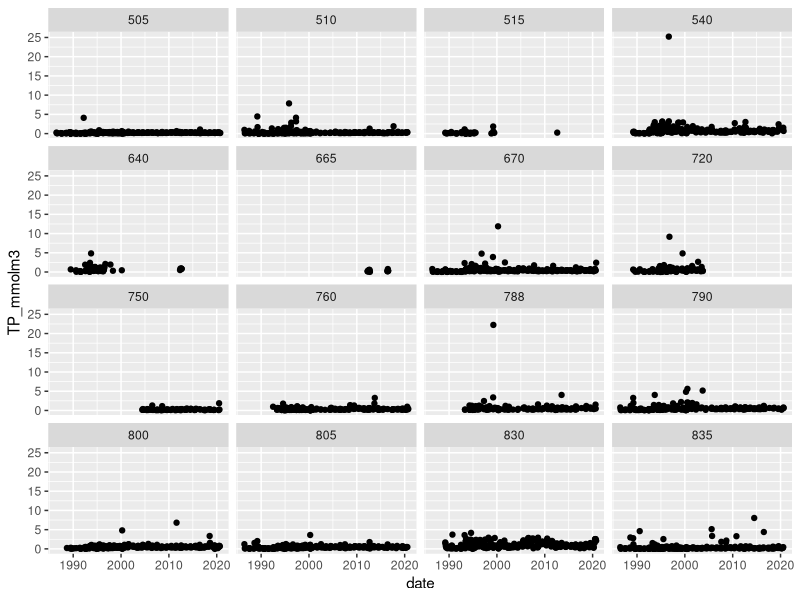
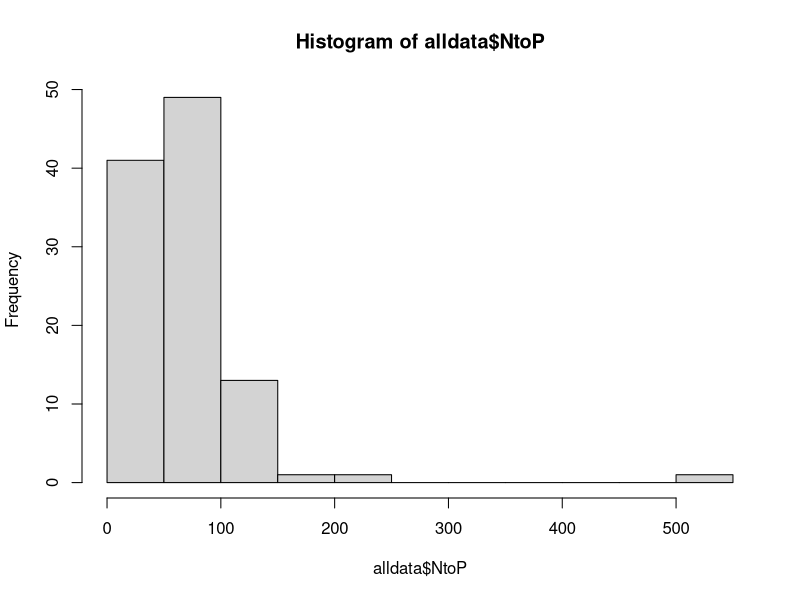

R code for these plots, in order: (Note: this script raises an error after producing the figures.)
# script to XXX
# modified from NKW's original version by WMW

library(tidyverse)
library(ggplot2)

alldata <- read.csv('./data/inflowchem_TNTPDOC_allstream_01Mar2021.csv')

alldata$date<-as.character(alldata$date)
alldata$date<-as.POSIXct(alldata$date, format="%Y-%m-%d")
alldata$year<-as.POSIXct(alldata$date, format="%Y")
ggplot(alldata, aes(x = date, y = TP_mmolm3)) +
  geom_point() +
  facet_wrap(~stream_no)

alldata$NtoP<-alldata$TN_mmolm3/alldata$TP_mmolm3
hist(alldata$NtoP)
mu<-mean(alldata$NtoP, na.rm = TRUE)  # Set the mean.
sigma<-sd(alldata$NtoP, na.rm = TRUE) # Set the standard deviation.

Boot_TP<-read.csv("./data/individual_inflows/Boot_Inflows_2021-03-16.csv", header=TRUE)

inflows<-as.numeric(c("505","790","830","788","510","540","800","835","805","670","760"))
inflowName<-c("i505", "i790", "i830", "i788","i510","i540","i800","i835","i805","i670","i760")

NtoP<-NA*numeric(length=nrow(Boot_TP))
n = 1000       # Number of random numbers to use.

for (i in 1:length(inflows)){
  for(j in 1:nrow(Boot_TP)){
    
    randNorm <- rnorm(n, mu, sigma) # Use rnorm function to generate random numbers from N:P distribution.
    TN_iteration<-Boot_TP[j,2+i]*randNorm[min(which(randNorm > 0))]
    NtoP[j]<-TN_iteration
  }
title<-paste(inflowName[i],"_TN", sep="")
assign(title,NtoP)
}

NtoP_Inflows<-as.data.frame(cbind(Boot_TP,i505_TN,
                                  i790_TN, i830_TN, i788_TN,
                                  i510_TN,i540_TN,i800_TN,i835_TN,i805_TN,i670_TN,i760_TN))

write.csv(x = NtoP_Inflows,file = paste0("./data/individual_inflows/TN_TP_Inflow_conc_boot_", Sys.Date(), ".csv"),
          row.names = FALSE, quote = FALSE)
i=1
### N and P fractions ## based on fractions described in prospectus draft to committee March 13 2017



ads<-NA*numeric(length=length(NtoP_Inflows$i505_TP))
frp<-NA*numeric(length=length(NtoP_Inflows$i505_TP))
pop<-NA*numeric(length=length(NtoP_Inflows$i505_TP))
dop<-NA*numeric(length=length(NtoP_Inflows$i505_TP))

for (i in 1:length(inflows)){
  for(j in 1:nrow(NtoP_Inflows)){
    TPindex<-NtoP_Inflows[j,(1+i)]
    adsindex<-TPindex*0.5
    frpindex<-TPindex*0.0295
    popindex<-TPindex*0.327
    dopindex<-TPindex*0.1435
    
    ads[j]<-adsindex
    frp[j]<-frpindex
    pop[j]<-popindex
    dop[j]<-dopindex
  }
  title1<-paste(inflowName[i],"_PHS_ads", sep="")
  assign(title1,ads)
  title2<-paste(inflowName[i],"_PHS_frp", sep="")
  assign(title2,frp)
  title3<-paste(inflowName[i],"_OGM_pop", sep="")
  assign(title3,pop)
  title4<-paste(inflowName[i],"_OGM_dop", sep="")
  assign(title4,dop)
}

NtoP_Inflows_frac<-as.data.frame(cbind(NtoP_Inflows,
                                       i505_PHS_ads,i505_PHS_frp,i505_OGM_pop,i505_OGM_dop,
                                       i790_PHS_ads,i790_PHS_frp,i790_OGM_pop,i790_OGM_dop,
                                       i830_PHS_ads,i830_PHS_frp,i830_OGM_pop,i830_OGM_dop,
                                       i788_PHS_ads,i788_PHS_frp,i788_OGM_pop,i788_OGM_dop,
                                       i510_PHS_ads,i510_PHS_frp,i510_OGM_pop,i510_OGM_dop,
                                       i540_PHS_ads,i540_PHS_frp,i540_OGM_pop,i540_OGM_dop,
                                       i800_PHS_ads,i800_PHS_frp,i800_OGM_pop,i800_OGM_dop,
                                       i835_PHS_ads,i835_PHS_frp,i835_OGM_pop,i835_OGM_dop,
                                       i805_PHS_ads,i805_PHS_frp,i805_OGM_pop,i805_OGM_dop,
                                       i670_PHS_ads,i670_PHS_frp,i670_OGM_pop,i670_OGM_dop,
                                       i760_PHS_ads,i760_PHS_frp,i760_OGM_pop,i760_OGM_dop))

nit<-NA*numeric(length=length(NtoP_Inflows$i505_TN))
amm<-NA*numeric(length=length(NtoP_Inflows$i505_TN))
pon<-NA*numeric(length=length(NtoP_Inflows$i505_TN))
don<-NA*numeric(length=length(NtoP_Inflows$i505_TN))

for (i in 1:length(inflows)){
  for(j in 1:nrow(NtoP_Inflows)){
    TPindex<-NtoP_Inflows[j,(13+i)]
    nitindex<-TPindex*0.1
    ponindex<-TPindex*0.4
    nit[j]<-nitindex
    amm[j]<-nitindex
    pon[j]<-ponindex
    don[j]<-ponindex
  }
  title1<-paste(inflowName[i],"_NIT_nit", sep="")
  assign(title1,nit)
  title2<-paste(inflowName[i],"_NIT_amm", sep="")
  assign(title2,amm)
  title3<-paste(inflowName[i],"_OGM_pon", sep="")
  assign(title3,pon)
  title4<-paste(inflowName[i],"_OGM_don", sep="")
  assign(title4,don)
}

NtoP_Inflows_fracNP<-as.data.frame(cbind(NtoP_Inflows_frac,
                                         i505_NIT_nit,i505_NIT_amm,i505_OGM_pon,i505_OGM_don,
                                         i790_NIT_nit,i790_NIT_amm,i790_OGM_pon,i790_OGM_don,
                                         i830_NIT_nit,i830_NIT_amm,i830_OGM_pon,i830_OGM_don,
                                         i788_NIT_nit,i788_NIT_amm,i788_OGM_pon,i788_OGM_don,
                                         i510_NIT_nit,i510_NIT_amm,i510_OGM_pon,i510_OGM_don,
                                         i540_NIT_nit,i540_NIT_amm,i540_OGM_pon,i540_OGM_don,
                                         i800_NIT_nit,i800_NIT_amm,i800_OGM_pon,i800_OGM_don,
                                         i835_NIT_nit,i835_NIT_amm,i835_OGM_pon,i835_OGM_don,
                                         i805_NIT_nit,i805_NIT_amm,i805_OGM_pon,i805_OGM_don,
                                         i670_NIT_nit,i670_NIT_amm,i670_OGM_pon,i670_OGM_don,
                                         i760_NIT_nit,i760_NIT_amm,i760_OGM_pon,i760_OGM_don))

write.csv(x = NtoP_Inflows_fracNP,file = paste0("./data/individual_inflows/TN_TP_Inflow_conc_fracNP_boot_", Sys.Date(), ".csv"),
          row.names = FALSE, quote = FALSE)
# STOP HERE WW ###
#######################################################################################################################################################

## N AND P LOADS ##
### TP load ###
#setwd('/Users/nicoleward/Documents/VirginiaTech/GLM/Sunapee_GLM/inflow model')
files<-list.files("./data/individual_inflows/", pattern = "*totalinflow_temp_2021-03-17.csv")

flowdata <- do.call(rbind,lapply(paste0("./data/individual_inflows/", files), read.csv))

#flowdata$date<-as.character(flowdata$date)
flowdata$date<-as.Date(flowdata$date)

require(plyr); require(lubridate)
flowdata<-mutate(flowdata, date1 = ymd(date), year = year(date1))


tpload505_mg<-rep(NA,length=nrow(Boot_TP))
tpload790_mg<-rep(NA,length=nrow(Boot_TP))
tpload805_mg<-rep(NA,length=nrow(Boot_TP))
tpload830_mg<-rep(NA,length=nrow(Boot_TP))
tpload788_mg<-rep(NA,length=nrow(Boot_TP))
tnload505_mg<-rep(NA,length=nrow(Boot_TP))
tnload790_mg<-rep(NA,length=nrow(Boot_TP))
tnload805_mg<-rep(NA,length=nrow(Boot_TP))
tnload830_mg<-rep(NA,length=nrow(Boot_TP))
tnload788_mg<-rep(NA,length=nrow(Boot_TP))
date_load<-rep(NA,length=nrow(Boot_TP))
loads<-cbind(date_load,tpload505_mg,tpload790_mg,tpload805_mg,tpload830_mg,tpload788_mg,
             tnload505_mg,tnload790_mg,tnload805_mg,tnload830_mg,tnload788_mg)
loads<-as.data.frame(loads)


for (i in 1:5){
  for (j in 1:nrow(Boot_TP)){
    Tpcon_in<-NtoP_Inflows[j,(2+i)] #mmol per m3
    Tncon_in<-NtoP_Inflows[j,(8+i)] #mmol per m3
    date_in<-as.character(NtoP_Inflows[j,2])
    flow_index<-flowdata[which(flowdata$stream_no==inflows[i]),]
    vol_in<-flow_index[which(flow_index$date==date_in),2] ##ML/day
    vol_in<-vol_in*1000 #m3 per day
    Tpcon_in<-Tpcon_in/30 #mg per m3
    Tncon_in<-Tncon_in/30 #mg per m3
    
    pload_in<- vol_in*Tpcon_in #mg per day
    nload_in<- vol_in*Tncon_in #mg per day
    loads[j,1]<-date_in
    loads[j,(1+i)]<-pload_in
    loads[j,(6+i)]<-nload_in
  }
}

loads1<-mutate(loads, date1 = ymd(date_load), year = year(date1))

### CUMULATIVE ANNUAL LOADS ####
loads1$yearly.pcumsum.505_g=unlist(tapply(loads1$tpload505_mg/1000, loads1$year, FUN=cumsum))
loads1$yearly.pcumsum.790_g=unlist(tapply(loads1$tpload790_mg/1000, loads1$year, FUN=cumsum))
loads1$yearly.pcumsum.805_g=unlist(tapply(loads1$tpload805_mg/1000, loads1$year, FUN=cumsum))
loads1$yearly.pcumsum.830_g=unlist(tapply(loads1$tpload830_mg/1000, loads1$year, FUN=cumsum))
loads1$yearly.pcumsum.788_g=unlist(tapply(loads1$tpload788_mg/1000, loads1$year, FUN=cumsum))
loads1$yearly.ncumsum.505_kg=unlist(tapply(loads1$tnload505_mg/1000000, loads1$year, FUN=cumsum))
loads1$yearly.ncumsum.790_kg=unlist(tapply(loads1$tnload790_mg/1000000, loads1$year, FUN=cumsum))
loads1$yearly.ncumsum.805_kg=unlist(tapply(loads1$tnload805_mg/1000000, loads1$year, FUN=cumsum))
loads1$yearly.ncumsum.830_kg=unlist(tapply(loads1$tnload830_mg/1000000, loads1$year, FUN=cumsum))
loads1$yearly.ncumsum.788_kg=unlist(tapply(loads1$tnload788_mg/1000000, loads1$year, FUN=cumsum))
###### PLOTS ####
index<-loads1[complete.cases(loads1$yearly.pcumsum.505_g),]
index<-as.data.frame(index)
index$date_load<-as.character(index$date_load)
index$date_load<-as.POSIXct(index$date_load, format="%Y-%m-%d")
plot(index$date_load,index$yearly.pcumsum.505_g, type="l",ylab="Cumulative Annual P Load (g)", 
     main="505 Otter Pond",col="dodgerblue4",lwd=3,
     xlab="Year", xlim=c(as.POSIXct("1988-01-01"),as.POSIXct("2014-01-01")))

index<-loads1[complete.cases(loads1$yearly.ncumsum.505_kg),]
index<-as.data.frame(index)
index$date_load<-as.character(index$date_load)
index$date_load<-as.POSIXct(index$date_load, format="%Y-%m-%d")
plot(index$date_load,index$yearly.ncumsum.505_kg, type="l",ylab="Cumulative Annual N Load (kg)", 
     main="505 Otter Pond",col="darkred",lwd=3,
     xlab="Year", xlim=c(as.POSIXct("1988-01-01"),as.POSIXct("2014-01-01")))

index<-loads1[complete.cases(loads1$yearly.pcumsum.790_g),]
index<-as.data.frame(index)
index$date_load<-as.character(index$date_load)
index$date_load<-as.POSIXct(index$date_load, format="%Y-%m-%d")
plot(index$date_load,index$yearly.pcumsum.790_g, type="l",ylab="Cumulative Annual P Load (g)", 
     main="790 Blodgett N",col="dodgerblue4",lwd=3,
     xlab="Year", xlim=c(as.POSIXct("1988-01-01"),as.POSIXct("2014-01-01")))


index<-loads1[complete.cases(loads1$yearly.ncumsum.790_kg),]
index<-as.data.frame(index)
index$date_load<-as.character(index$date_load)
index$date_load<-as.POSIXct(index$date_load, format="%Y-%m-%d")
plot(index$date_load,index$yearly.ncumsum.790_kg, type="l",ylab="Cumulative Annual N Load (kg)", 
     main="790 Blodgett N",col="darkred",lwd=3,
     xlab="Year", xlim=c(as.POSIXct("1988-01-01"),as.POSIXct("2014-01-01")))

index<-loads1[complete.cases(loads1$yearly.pcumsum.805_g),]
index<-as.data.frame(index)
index$date_load<-as.character(index$date_load)
index$date_load<-as.POSIXct(index$date_load, format="%Y-%m-%d")
plot(index$date_load,index$yearly.pcumsum.805_g, type="l",ylab="Cumulative Annual P Load (g)", 
     main="805 King Hill",col="dodgerblue4",lwd=3,
     xlab="Year", xlim=c(as.POSIXct("1988-01-01"),as.POSIXct("2014-01-01")))

index<-loads1[complete.cases(loads1$yearly.ncumsum.805_kg),]
index<-as.data.frame(index)
index$date_load<-as.character(index$date_load)
index$date_load<-as.POSIXct(index$date_load, format="%Y-%m-%d")
plot(index$date_load,index$yearly.ncumsum.805_kg, type="l",ylab="Cumulative Annual N Load (kg)", 
     main="805 King Hill",col="darkred",lwd=3,
     xlab="Year", xlim=c(as.POSIXct("1988-01-01"),as.POSIXct("2014-01-01")))

index<-loads1[complete.cases(loads1$yearly.pcumsum.830_g),]
index<-as.data.frame(index)
index$date_load<-as.character(index$date_load)
index$date_load<-as.POSIXct(index$date_load, format="%Y-%m-%d")
plot(index$date_load,index$yearly.pcumsum.830_g, type="l",ylab="Cumulative Annual P Load (g)", 
     main="830 Herrick S",col="dodgerblue4",lwd=3,
     xlab="Year", xlim=c(as.POSIXct("1988-01-01"),as.POSIXct("2014-01-01")))

index<-loads1[complete.cases(loads1$yearly.ncumsum.830_kg),]
index<-as.data.frame(index)
index$date_load<-as.character(index$date_load)
index$date_load<-as.POSIXct(index$date_load, format="%Y-%m-%d")
plot(index$date_load,index$yearly.ncumsum.830_kg, type="l",ylab="Cumulative Annual N Load (kg)", 
     main="830 Herrick S",col="darkred",lwd=3,
     xlab="Year", xlim=c(as.POSIXct("1988-01-01"),as.POSIXct("2014-01-01")))

index<-loads1[complete.cases(loads1$yearly.pcumsum.788_g),]
index<-as.data.frame(index)
index$date_load<-as.character(index$date_load)
index$date_load<-as.POSIXct(index$date_load, format="%Y-%m-%d")
plot(index$date_load,index$yearly.pcumsum.788_g, type="l",ylab="Cumulative Annual P Load (g)", 
     main="788 Blodgett S",col="dodgerblue4",lwd=3,
     xlab="Year", xlim=c(as.POSIXct("1988-01-01"),as.POSIXct("2014-01-01")))

index<-loads1[complete.cases(loads1$yearly.ncumsum.788_kg),]
index<-as.data.frame(index)
index$date_load<-as.character(index$date_load)
index$date_load<-as.POSIXct(index$date_load, format="%Y-%m-%d")
plot(index$date_load,index$yearly.ncumsum.788_kg, type="l",ylab="Cumulative Annual N Load (kg)", 
     main="788 Blodgett S",col="darkred",lwd=3,
     xlab="Year", xlim=c(as.POSIXct("1988-01-01"),as.POSIXct("2014-01-01")))

